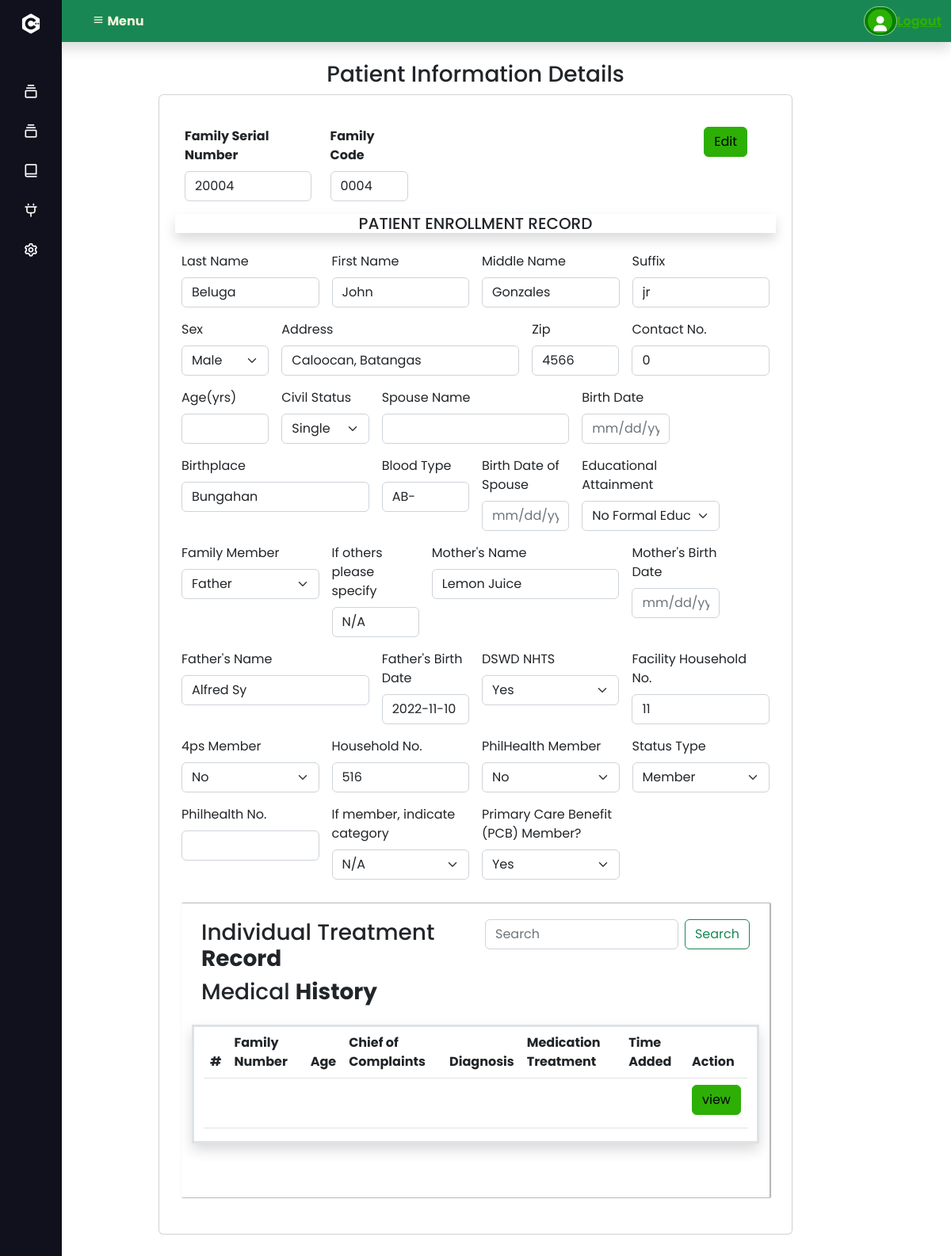
/viewTBrecords.php?id=71, run on the app's committed database.
### tables this page shows
CREATE TABLE `patient_information` (
  `id` int(11) NOT NULL AUTO_INCREMENT,
  `family_number` bigint(10) NOT NULL,
  `family_code` varchar(10) NOT NULL,
  `record_type` varchar(60) NOT NULL,
  `last_name` varchar(30) NOT NULL,
  `first_name` varchar(30) NOT NULL,
  `middle_name` varchar(30) NOT NULL,
  `suffix` varchar(5) NOT NULL,
  `sex` varchar(10) NOT NULL,
  `address` varchar(100) NOT NULL,
  `zip` int(10) NOT NULL,
  `contact_no` int(15) NOT NULL,
  `age` varchar(3) NOT NULL,
  `civil_status` varchar(15) NOT NULL,
  `spouse_name` varchar(60) NOT NULL,
  `birth_date` varchar(10) NOT NULL,
  `birth_place` varchar(70) NOT NULL,
  `blood_type` varchar(5) NOT NULL,
  `bd_spouse` varchar(10) NOT NULL,
  `educational_attainment` varchar(50) NOT NULL,
  `family_member` varchar(10) NOT NULL,
  `other_specify` varchar(25) NOT NULL,
  `mother_name` varchar(70) NOT NULL,
  `mother_bd` varchar(10) NOT NULL,
  `father_name` varchar(70) NOT NULL,
  `father_bd` varchar(10) NOT NULL,
  `dswd_nhts` varchar(5) NOT NULL,
  `family_house_no` int(15) NOT NULL,
  `4ps_member` varchar(5) NOT NULL,
  `household_no` int(15) NOT NULL,
  `philhealth_member` varchar(5) NOT NULL,
  `status_type` varchar(10) NOT NULL,
  `philhealth_no` varchar(30) NOT NULL,
  `indicate_category` varchar(25) NOT NULL,
  `pcb_member` varchar(5) NOT NULL,
  `added_at` datetime NOT NULL DEFAULT current_timestamp(),
  PRIMARY KEY (`id`)
);

### viewTBrecords.php (the view, shortened to what the rows shown need)
<?php
$id = $_GET['id'];
$sql = "SELECT * FROM patient_information WHERE id = '$id'";
?>
<!DOCTYPE html>
<html lang="en">
<head>
    <link rel="stylesheet" href="assets/css/style.css">
    <link rel="stylesheet" href="assets/css/fontawesome.css">
    <link rel="stylesheet"  href="https://unpkg.com/boxicons@2.1.2/css/boxicons.min.css" />
    <link rel="stylesheet" href="css/Sidebardesign.css">
    <link href="https://unpkg.com/boxicons@2.0.7/css/boxicons.min.css" rel="stylesheet">
</head>
<body>
       <?php include('navbar.php'); ?>
  <section id="home">
        <?php include('navigation-bar.php'); ?>
        <div class="container card col-sm-8 mb-5">
        <?php include('DetailsModal/EditDetailsTB.php'); ?>
                <div class="card-body">
                    <form class="row g-3 mt-4" action="" method="post">
                    <div class="row">
                        <div class="col-md-3">
                            <label for="inputFamilySerial" class="form-label fw-bold">Family Serial Number</label>
                            <input type="text" class="form-control" name="familyserial" value="<?php echo $row['family_number']; ?>" id="inputFamilySerial">
                        </div>
                        <div class="col-md-2">
                            <label for="inputFamilyCode" class="form-label fw-bold">Family Code</label>
                            <input type="text" class="form-control" name="familycode" value="<?php echo $row['family_code']; ?>" id="familycode">
                        </div>
                    </div>
                        <div class="col-md-3">
                          <label for="inputLastName" class="form-label">Last Name</label>
                          <input type="text" class="form-control" name="lastname" value="<?php echo $row['last_name']; ?>" id="inputLastName">
                        </div>
                        <div class="col-md-3">
                          <label for="inputFirstName" class="form-label">First Name</label>
                          <input type="text" class="form-control" name="firstname" value="<?php echo $row['first_name']; ?>" id="inputFirstName">
                        </div>
                        <div class="col-md-3">
                            <label for="inputMiddleName" class="form-label">Middle Name</label>
                            <input type="text" class="form-control" name="middlename" value="<?php echo $row['middle_name']; ?>" id="inputMiddleName">
                          </div>
                        <div class="col-md-3">
                          <label for="inputSuffix" class="form-label">Suffix</label>
                          <input type="text" class="form-control" name="suffix" value="<?php echo $row['suffix']; ?>" id="inputSuffix">
                        </div>
                        <div class="col-5">
                            <label for="inputAddress" class="form-label">Address</label>
                            <input type="text" class="form-control" name="address" value="<?php echo $row['address']; ?>" id="inputAddress" placeholder="1234 Main St">
                        </div>
                        <div class="col-md-2">
                            <label for="inputZip" class="form-label">Zip</label>
                            <input type="text" class="form-control" name="zip" value="<?php echo $row['zip']; ?>" id="inputZip">
                        </div>
                        <div class="col-3">
                            <label for="inputContactNo" class="form-label">Contact No.</label>
                            <input type="text" class="form-control" name="contactno" value="<?php echo $row['contact_no']; ?>" id="inputContactNo">
                        </div>
                        <div class="col-md-2">
                            <label for="inputCivilStatus" class="form-label">Civil Status</label>
                            <select id="inputCivilStatus" name="civilstatus" class="form-select">
                              <option <?php echo ($row['civil_status'] == "Single")? 'selected' : '' ?>>Single</option>
                            </select>
                        </div>
                        <div class="col-md-4">
                          <label for="inputBirthPlace" class="form-label">Birthplace</label>
                          <input type="text" class="form-control" name="birthplace" value="<?php echo $row['birth_place']; ?>" id="inputBirthPlace">
                        </div>
                        <div class="col-md-2">
                            <label for="inputBloodType" class="form-label">Blood Type</label>
                            <input type="text" class="form-control" name="bloodtype" value="<?php echo $row['blood_type']; ?>" id="inputBloodType">
                        </div>
                        <div class="col-2">
                            <label for="inputSpecify" class="form-label">If others please specify</label>
                            <input type="text" class="form-control" name="specify" value="<?php echo $row['other_specify']; ?>" id="inputSpecify">
                        </div>
                        <div class="col-md-4">
                            <label for="inputMothersName" class="form-label">Mother's Name</label>
                            <input type="text" class="form-control" name="mothersname" value="<?php echo $row['mother_name']; ?>" id="inputMothersName">
                        </div>
                        <div class="col-md-4">
                            <label for="inputFathersName" class="form-label">Father's Name</label>
                            <input type="text" class="form-control" name="fathersname" value="<?php echo $row['father_name']; ?>" id="inputFathersName">
                        </div>
                        <div class="col-2">
                            <label for="inputFatherBirthdate" class="form-label">Father's Birth Date</label>
                            <input type="text" class="form-control" name="fatherbirthdate" value="<?php echo $row['father_bd']; ?>" id="inputFatherBirthdate" placeholder="mm/dd/yyyy">
                        </div>
                        <div class="col-md-3">
                            <label for="inputNHTS" class="form-label">DSWD NHTS</label>
                            <select id="inputNHTS" name="dswdnhts" class="form-select">
                              <option <?php echo ($row['dswd_nhts'] == "Yes")? 'selected' : '' ?>>Yes</option>
                            </select>
                        </div>
                        <div class="col-3">
                            <label for="inputFacHousehold" class="form-label">Facility Household No.</label>
                            <input type="text" class="form-control" name="facilityhousehold" value="<?php echo $row['family_house_no']; ?>" id="inputFacHousehold">
                        </div>
                        <div class="col-md-3">
                            <label for="input4ps" class="form-label">4ps Member</label>
                            <select id="input4ps" name="4ps" class="form-select">
                              <option <?php echo ($row['4ps_member'] == "No")? 'selected' : '' ?>>No</option>
                            </select>
                        </div>
                        <div class="col-3">
                            <label for="inputHousehold" class="form-label">Household No.</label>
                            <input type="text" class="form-control" name="householdno" value="<?php echo $row['household_no']; ?>" id="inputHousehold">
                        </div>
                        <div class="col-md-3">
                            <label for="inputPhilhealth" class="form-label">PhilHealth Member</label>
                            <select id="inputPhilhealth" name="philhealth" class="form-select">
                              <option <?php echo ($row['philhealth_member'] == "No")? 'selected' : '' ?>>No</option>
                            </select>
                        </div>
                        <div class="col-md-3">
                            <label for="inputStatusType" class="form-label">Status Type</label>
                            <select id="inputStatusType" name="statustype" value="<?php echo $row['status_type']; ?>" class="form-select">
                              <option <?php echo ($row['status_type'] == "Member")? 'selected' : '' ?>>Member</option>
                            </select>
                        </div>
                        <div class="col-md-3">
                            <label for="inputPCB" class="form-label">Primary Care Benefit (PCB) Member?</label>
                            <select id="inputPCB" name="pcb" value="<?php echo $row['pcb_member']; ?>" class="form-select">
                              <option <?php echo ($row['pcb_member'] == "Yes")? 'selected' : '' ?>>Yes</option>
                            </select>
                        </div>
                    </form>
                    <div class="table-wrapper">
                    <div class="table-title">
                      <div class="row">
                          <div class="tables border shadow border-3 mt-3 mb-5">
                    <table class="table">
                        <thead>
                      <tr>
                        <th>#</th>
                        <th>Family Number</th>
                        <th>Age</th>
                        <th>Chief of Complaints</th>
                        <th>Diagnosis</th>
                        <th>Medication Treatment</th>
                        <th>Time Added</th>
                        <th>Action</th>
                      </tr>
                    </thead>
                    </table>
                  </div>
                  </div>
                 </div>
                </div>
                </div>
            </div>
</body>
</html>

### data on the page
patient_information: familyserial "20004", familycode "0004", lastname "Beluga", firstname "John", middlename "Gonzales", suffix "jr", address "Caloocan, Batangas", zip "4566", contactno "0", civilstatus "Single", birthplace "Bungahan", bloodtype "AB-", specify "N/A", mothersname "Lemon Juice", fathersname "Alfred Sy", fatherbirthdate "2022-11-10", dswdnhts "Yes", facilityhousehold "11", 4ps_member "No", householdno "516", philhealth "No", statustype "Member", pcb "Yes"
